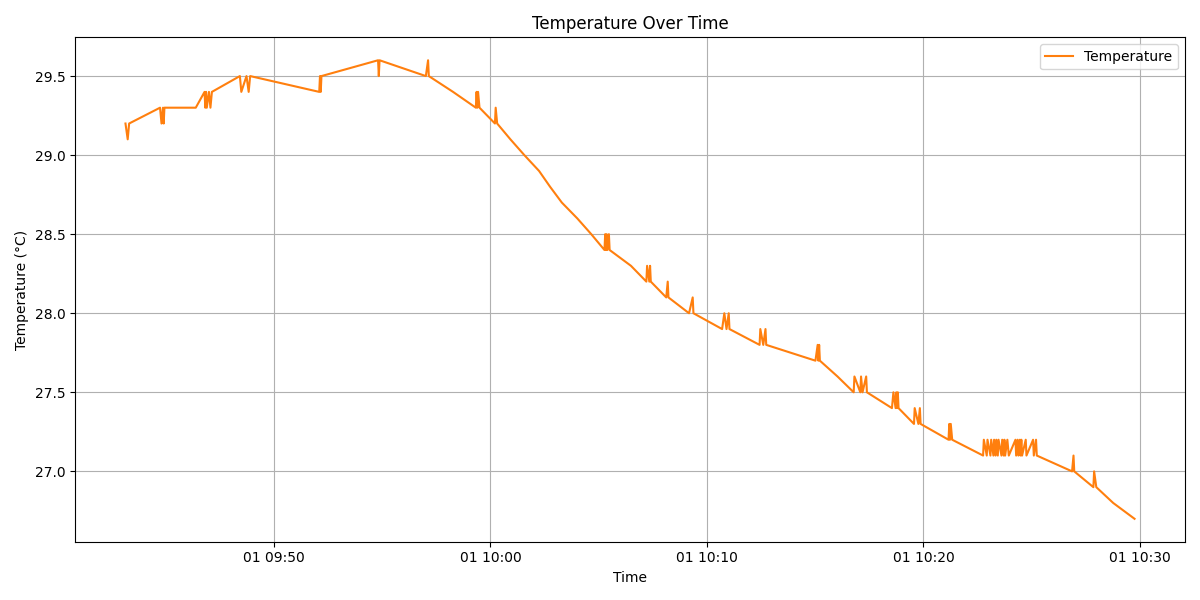

The script that drew this image:
import pandas as pd
import matplotlib.pyplot as plt

# Load temperature data
temperature_data = pd.read_csv('DHT_22-temperature.csv')

# Convert 'time' column to datetime
temperature_data['time'] = pd.to_datetime(temperature_data['time'])

# Plot Temperature
plt.figure(figsize=(12, 6))

# Plot temperature
plt.plot(temperature_data['time'], temperature_data['value'], label='Temperature', color='tab:orange')
plt.xlabel('Time')
plt.ylabel('Temperature (°C)')
plt.title('Temperature Over Time')
plt.legend()
plt.grid(True)

# Show plot
plt.tight_layout()
plt.show()
